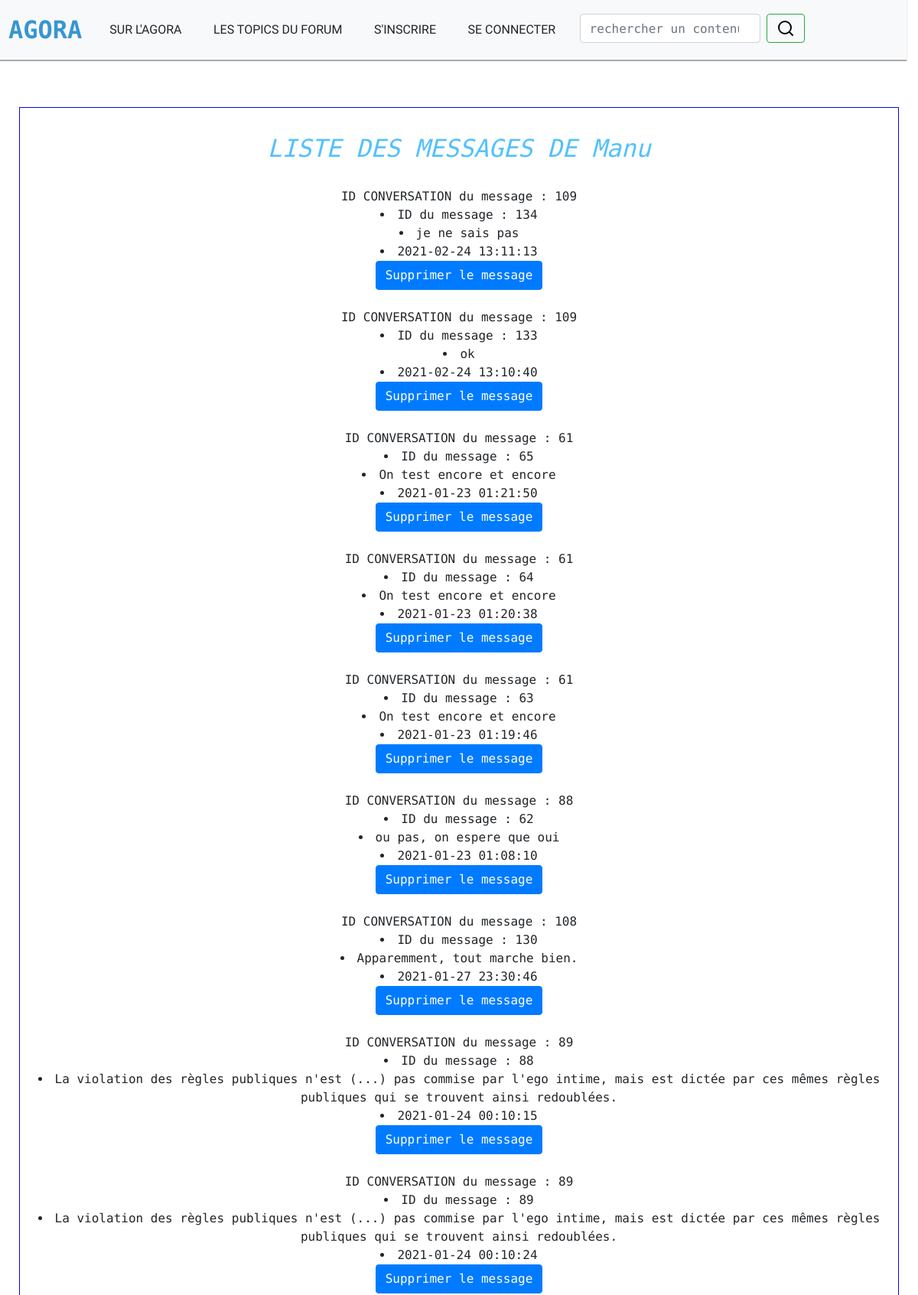
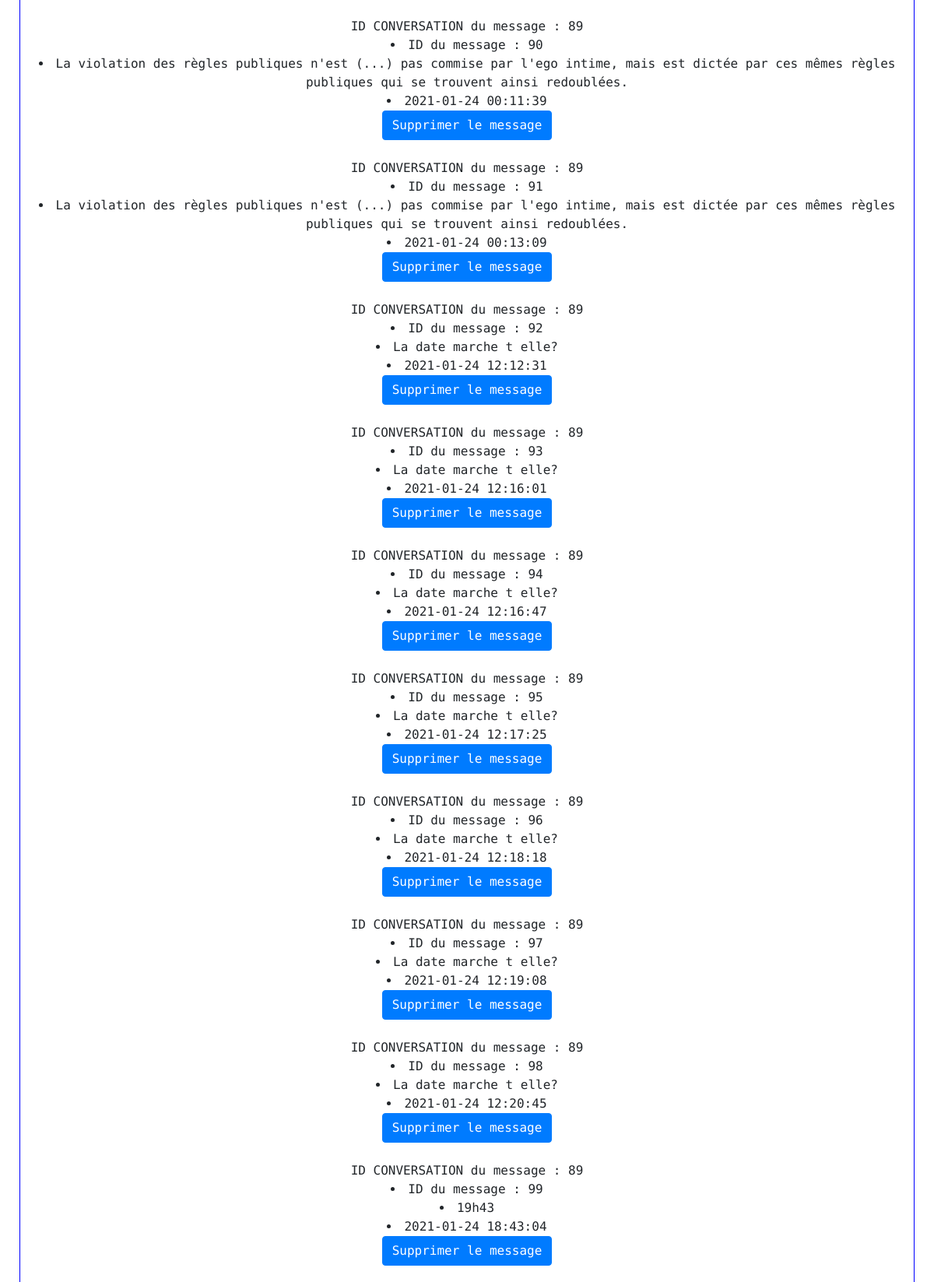
The page /listes.php?id=1 (upper part) on the database its author committed (2 pictures, top to bottom).
### tables this page shows
CREATE TABLE `utilisateurs` (
  `id` int(11) NOT NULL,
  `login` varchar(255) NOT NULL,
  `nom` varchar(255) NOT NULL,
  `prenom` varchar(255) NOT NULL,
  `mail` varchar(255) NOT NULL,
  `password` varchar(255) NOT NULL,
  `id_droits` int(11) NOT NULL,
  `date` timestamp NOT NULL DEFAULT CURRENT_TIMESTAMP
);

CREATE TABLE `messages` (
  `id` int(11) NOT NULL,
  `message` text NOT NULL,
  `like` int(11) NOT NULL DEFAULT '0',
  `dislike` int(11) NOT NULL DEFAULT '0',
  `id_conversation` int(11) NOT NULL,
  `id_topic` int(11) NOT NULL,
  `id_utilisateurs` int(11) NOT NULL,
  `date` timestamp NOT NULL DEFAULT CURRENT_TIMESTAMP
);

### listes.php (the view, shortened to what this page needs)
<?php
try
{
  $bdd =new PDO('mysql:host=localhost;dbname=forum', 'root', '');
  $bdd->setAttribute(PDO::ATTR_DEFAULT_FETCH_MODE, PDO::FETCH_ASSOC);
}
  catch(PDOException $e)
  {
    die('Erreur : ' . $e->getMessage());
  }
?>
<!DOCTYPE html>
<html lang="en">
<head>
</head>
<body>
<header>
  <?php include 'header.php';?>
</header>
<main class="mainliste">
  <table class="listemembre">
      <tr>
      <td class="listemembre1">
<?php
  $getid = $_GET['id'];
  $dataquery = $bdd -> prepare("SELECT login FROM utilisateurs WHERE id='$getid'");
  $dataquery->execute();
  $result = $dataquery->fetchAll(PDO::FETCH_OBJ);
?>
<div align="center">
    <br><h2>LISTE DES MESSAGES DE <?php echo $result['0']->login; ?></h2><br>
<?php
$dataquery = $bdd -> prepare("SELECT * FROM messages WHERE id_utilisateurs='$getid'");
$dataquery->execute();
$result = $dataquery->fetchAll(PDO::FETCH_OBJ);
foreach($result as $value)
  {
    $id = $value->id;
    echo 'ID CONVERSATION du message : '.$value->id_conversation;
    ?>
    <li class="listemembres2">
    <?php
    echo 'ID du message : '.($id);
    ?>
    </li>
    <li class="listemembres2">
    <?php
    echo $value->message;
    ?>
    </li>
    <li class="listemembres2">
    <?php
    echo $value->date;
    ?>
    </li>
    <form action="#" method="post">
    <button class='supprimer-message btn btn-primary' type='submit' id='droit'
    value='delete'>Supprimer le message</button>
    </form><br>
  <?php
  }
?>
    </td>
    </tr>
  </table>
</main>
<br>
</body>
</html>

### css/style.css (style rules this page uses)
* { margin: 0; padding: 0; font-family: 'Dosis', sans-serif; box-sizing: border-box; }
body { width: 100%; display: flex; flex-direction: column; align-items: center; justify-content: space-between; }
main { width: 100%; display: flex; flex-direction: column; justify-content: space-between; align-items: center; }
.membres th, tr, td { border: 1px solid blue; text-align: center; padding: 10px; }
.mainliste { background-color: white; padding: 5%; }
.listemembre h2 { color: #53C1FC; text-align: center; font-style: oblique; }

### css/headerfooter.css (style rules this page uses)
* { margin: 0; padding: 0; font-family: 'Cutive Mono', monospace; }
header { width: 100%; display: flex; flex-direction: row; justify-content: space-between; align-items: center; }

### rows shown on the page
utilisateurs: login "Manu"
messages: id_conversation "109", id "134", message "je ne sais pas", date "2021-02-24 13:11:13"
messages: id_conversation "109", id "133", message "ok", date "2021-02-24 13:10:40"
messages: id_conversation "61", id "65", message "On test encore et encore", date "2021-01-23 01:21:50"
messages: id_conversation "61", id "64", message "On test encore et encore", date "2021-01-23 01:20:38"
messages: id_conversation "61", id "63", message "On test encore et encore", date "2021-01-23 01:19:46"
messages: id_conversation "88", id "62", message "ou pas, on espere que oui", date "2021-01-23 01:08:10"
messages: id_conversation "108", id "130", message "Apparemment, tout marche bien.", date "2021-01-27 23:30:46"
messages: id_conversation "89", id "88", message "La violation des règles publiques n'est (...) pas commise par l'ego intime, mais est dictée par ces mêmes règles publiques qui se trouvent ainsi redoublées.", date "2021-01-24 00:10:15"
messages: id_conversation "89", id "89", message "La violation des règles publiques n'est (...) pas commise par l'ego intime, mais est dictée par ces mêmes règles publiques qui se trouvent ainsi redoublées.", date "2021-01-24 00:10:24"
messages: id_conversation "89", id "90", message "La violation des règles publiques n'est (...) pas commise par l'ego intime, mais est dictée par ces mêmes règles publiques qui se trouvent ainsi redoublées.", date "2021-01-24 00:11:39"
messages: id_conversation "89", id "91", message "La violation des règles publiques n'est (...) pas commise par l'ego intime, mais est dictée par ces mêmes règles publiques qui se trouvent ainsi redoublées.", date "2021-01-24 00:13:09"
messages: id_conversation "89", id "92", message "La date marche t elle?", date "2021-01-24 12:12:31"
messages: id_conversation "89", id "93", message "La date marche t elle?", date "2021-01-24 12:16:01"
messages: id_conversation "89", id "94", message "La date marche t elle?", date "2021-01-24 12:16:47"
messages: id_conversation "89", id "95", message "La date marche t elle?", date "2021-01-24 12:17:25"
messages: id_conversation "89", id "96", message "La date marche t elle?", date "2021-01-24 12:18:18"
messages: id_conversation "89", id "97", message "La date marche t elle?", date "2021-01-24 12:19:08"
messages: id_conversation "89", id "98", message "La date marche t elle?", date "2021-01-24 12:20:45"
messages: id_conversation "89", id "99", message "19h43", date "2021-01-24 18:43:04"
